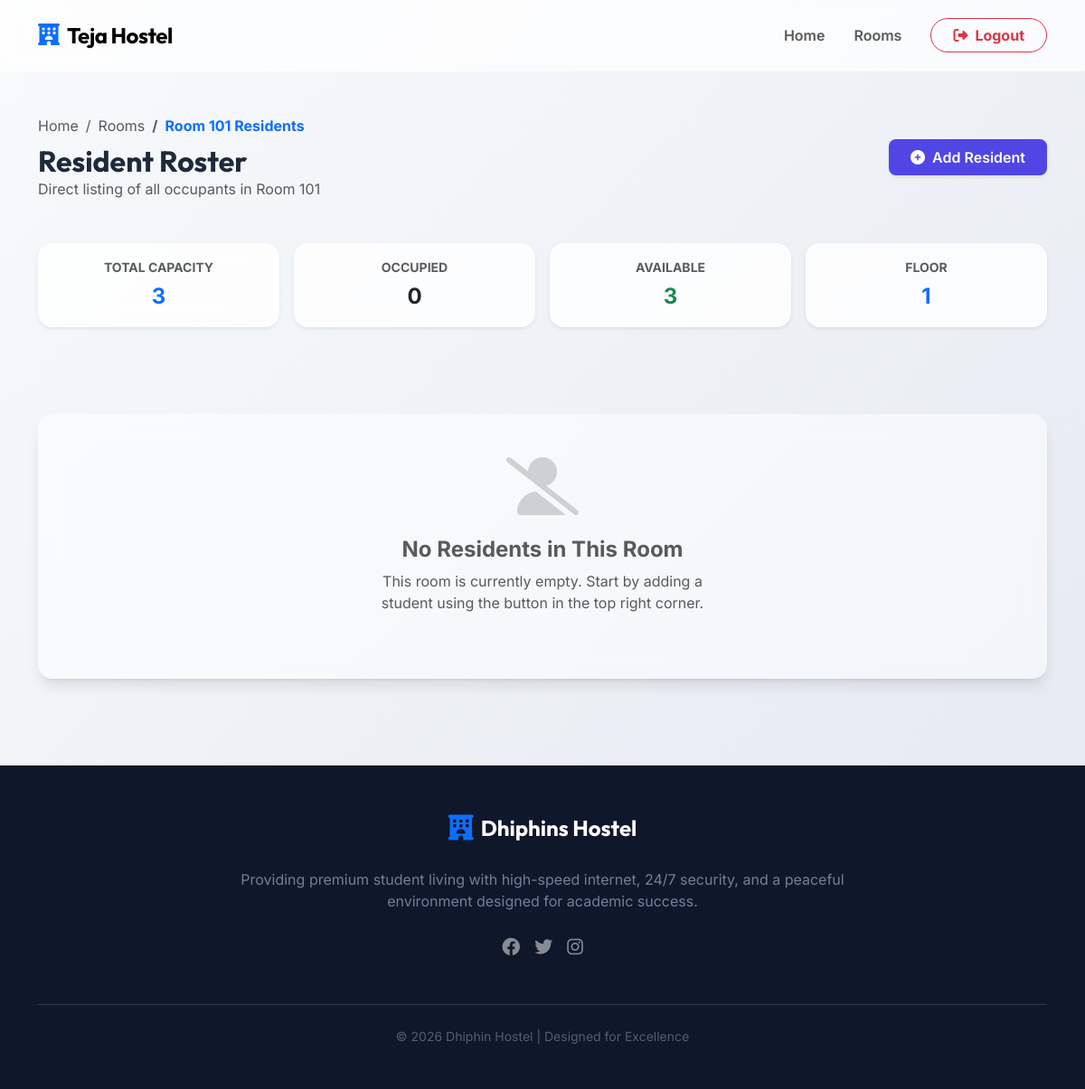
/myapp/room/101 (signed in), run on an earlier commit of the app's database.
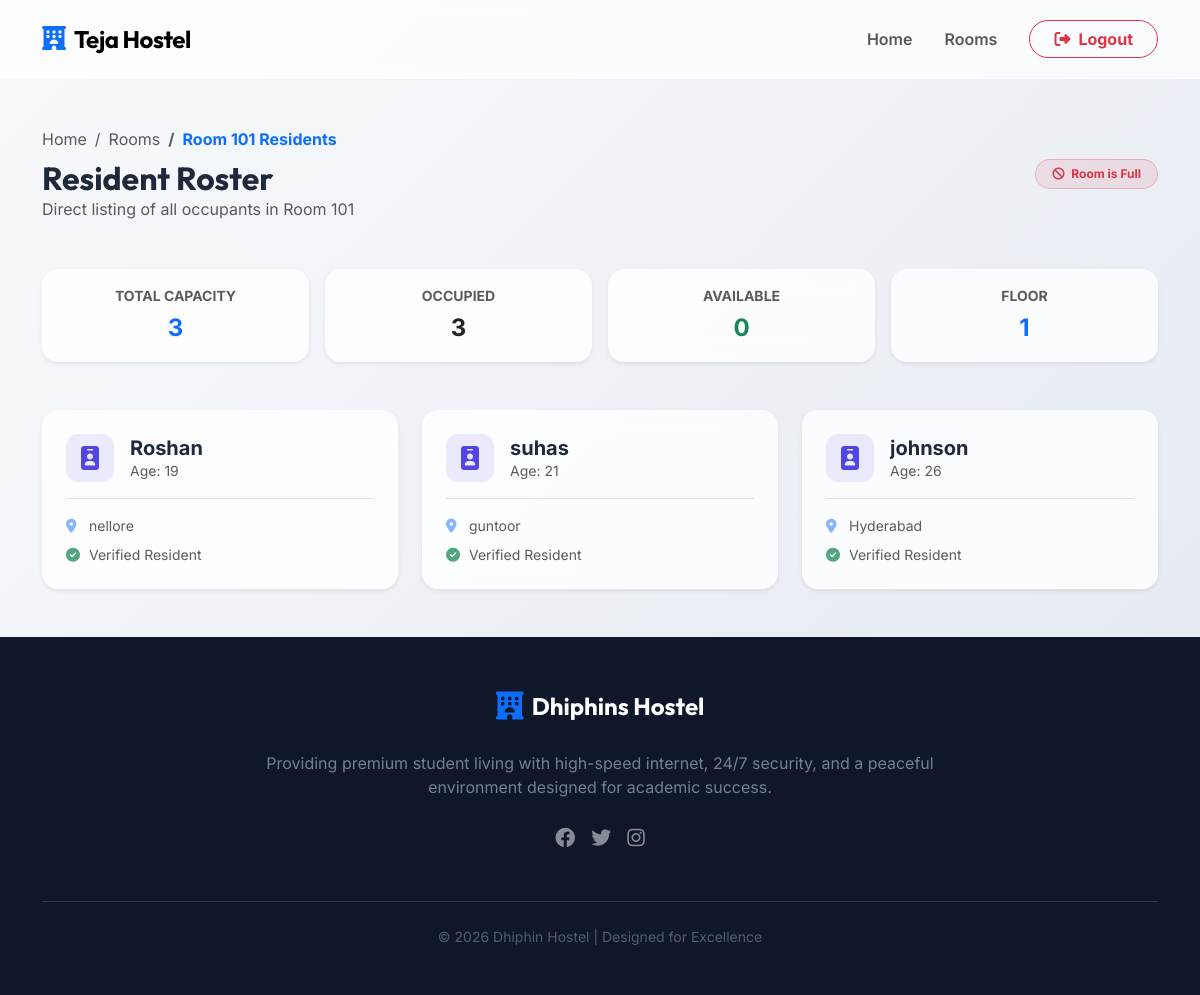
And on a later commit of the database.
### myapp/models.py (models this page shows, shortened)
class Room(models.Model):
    room_no=models.IntegerField(primary_key=True)
    floor=models.IntegerField()
    sharing=models.IntegerField()
    @property
    def available_slots(self):
        total_members = self.person_set.count()
        return self.sharing - total_members

class Person(models.Model):
    name=models.CharField(max_length=50)
    age=models.IntegerField()
    address=models.CharField(max_length=100)
    room = models.ForeignKey(Room, on_delete=models.CASCADE)

### myapp/views.py (the view)
# urls.py: path('room/<int:room_no>', views.Room_members, name="room_members"),
@login_required
def Room_members(request, room_no):
    room = Room.objects.get(room_no=room_no)
    persons = Person.objects.filter(room=room)
    return render(request, template_name='myapp/Room_members.html', context={'room': room, 'persons': persons})

### templates/myapp/Room_members.html (shortened to what the changed rows need)
{% extends "myapp/base.html" %}
{% block content %}
<div class="container py-5">
    <div class="d-flex flex-column flex-md-row justify-content-between align-items-md-center mb-5 gap-3">
        <div>
            <nav aria-label="breadcrumb" class="mb-2">
                <ol class="breadcrumb mb-0">
                    <li class="breadcrumb-item"><a href="{% url 'home' %}"
                            class="text-decoration-none text-muted">Home</a></li>
                    <li class="breadcrumb-item"><a href="{% url 'rooms' %}"
                            class="text-decoration-none text-muted">Rooms</a></li>
                    <li class="breadcrumb-item active fw-bold text-primary" aria-current="page">Room {{ room.room_no }}
                        Residents</li>
                </ol>
            </nav>
            <h2 class="fw-bold mb-0" style="font-family: 'Outfit', sans-serif;">Resident Roster</h2>
            <p class="text-muted mb-0">Direct listing of all occupants in Room {{ room.room_no }}</p>
        </div>
        <div>
            {% if room.available_slots > 0 %}
            <a href="{% url 'add_person' room.room_no %}"
                class="btn btn-primary-modern px-4 py-2 d-flex align-items-center gap-2 shadow-sm text-decoration-none">
                <i class="fas fa-plus-circle"></i>
                <span>Add Resident</span>
            </a>
            {% else %}
            <div
                class="badge bg-danger bg-opacity-10 text-danger border border-danger border-opacity-25 px-3 py-2 rounded-pill">
                <i class="fas fa-ban me-1"></i> Room is Full
            </div>
            {% endif %}
        </div>
    </div>
    <div class="row g-3 mb-5">
        <div class="col-6 col-md-3">
            <div class="glass-card p-3 border-0 text-center shadow-sm">
                <div class="small text-muted fw-bold text-uppercase mb-1">Total Capacity</div>
                <div class="fs-4 fw-bold text-primary">{{ room.sharing }}</div>
            </div>
        </div>
        <div class="col-6 col-md-3">
            <div class="glass-card p-3 border-0 text-center shadow-sm">
                <div class="small text-muted fw-bold text-uppercase mb-1">Occupied</div>
                <div class="fs-4 fw-bold text-dark">{{ persons.count }}</div>
            </div>
        </div>
        <div class="col-6 col-md-3">
            <div class="glass-card p-3 border-0 text-center shadow-sm">
                <div class="small text-muted fw-bold text-uppercase mb-1">Available</div>
                <div class="fs-4 fw-bold text-success">{{ room.available_slots }}</div>
            </div>
        </div>
        <div class="col-6 col-md-3">
            <div class="glass-card p-3 border-0 text-center text-primary shadow-sm">
                <div class="small text-muted fw-bold text-uppercase mb-1">Floor</div>
                <div class="fs-4 fw-bold">{{ room.floor }}</div>
            </div>
        </div>
    </div>
    <div class="row g-4">
        {% for person in persons %}
        <div class="col-md-6 col-lg-4">
            <div class="glass-card p-4 border-0 h-100 position-relative overflow-hidden resident-card shadow-sm">
                <div class="d-flex align-items-center mb-3">
                    <div class="resident-avatar me-3">
                        <i class="fas fa-id-badge"></i>
                    </div>
                    <div>
                        <h5 class="fw-bold mb-0 text-truncate" style="max-width: 180px;">{{ person.name }}</h5>
                        <p class="text-muted small mb-0">Age: {{ person.age }}</p>
                    </div>
                </div>
                <div class="mt-3 pt-3 border-top">
                    <div class="d-flex align-items-start text-muted small mb-2">
                        <i class="fas fa-map-marker-alt mt-1 me-2 text-primary opacity-50" style="width: 15px;"></i>
                        <span class="text-truncate" title="{{ person.address }}">{{ person.address }}</span>
                    </div>
                    <div class="d-flex align-items-center text-muted small">
                        <a href="{% url 'delete' person.id %}"><i
                                class="fas fa-check-circle me-2 text-success opacity-75" style="width: 15px;"></i></a>
                        <span>Verified Resident</span>
                    </div>
                </div>
            </div>
        </div>
        {% empty %}
        <div class="col-12 text-center py-5">
            <div class="glass-card p-5 border-0 bg-white bg-opacity-50">
                <div class="mb-4">
                    <i class="fas fa-user-slash fa-4x text-muted opacity-25"></i>
                </div>
                <h4 class="text-muted fw-bold">No Residents in This Room</h4>
                <p class="text-muted mx-auto mb-4" style="max-width: 400px;">
                    This room is currently empty. Start by adding a student using the button in the top right corner.
                </p>
            </div>
        </div>
        {% endfor %}
    </div>
</div>
{% endblock %}

What changed in the data, as far as the page shows it:
computed for Room id 101: available_slots "3" → "0"
added Person: name "Roshan", age "19", address "nellore"
added Person: name "suhas", age "21", address "guntoor"
added Person: name "johnson", age "26", address "Hyderabad"
Also different on the page:
{{ persons.count }}: "0" → "3"
text no longer shown: "Add Resident No Residents in This Room This room is currently empty. Start by adding a student using the button in the top right corner."
text now shown: "Room is Full"
